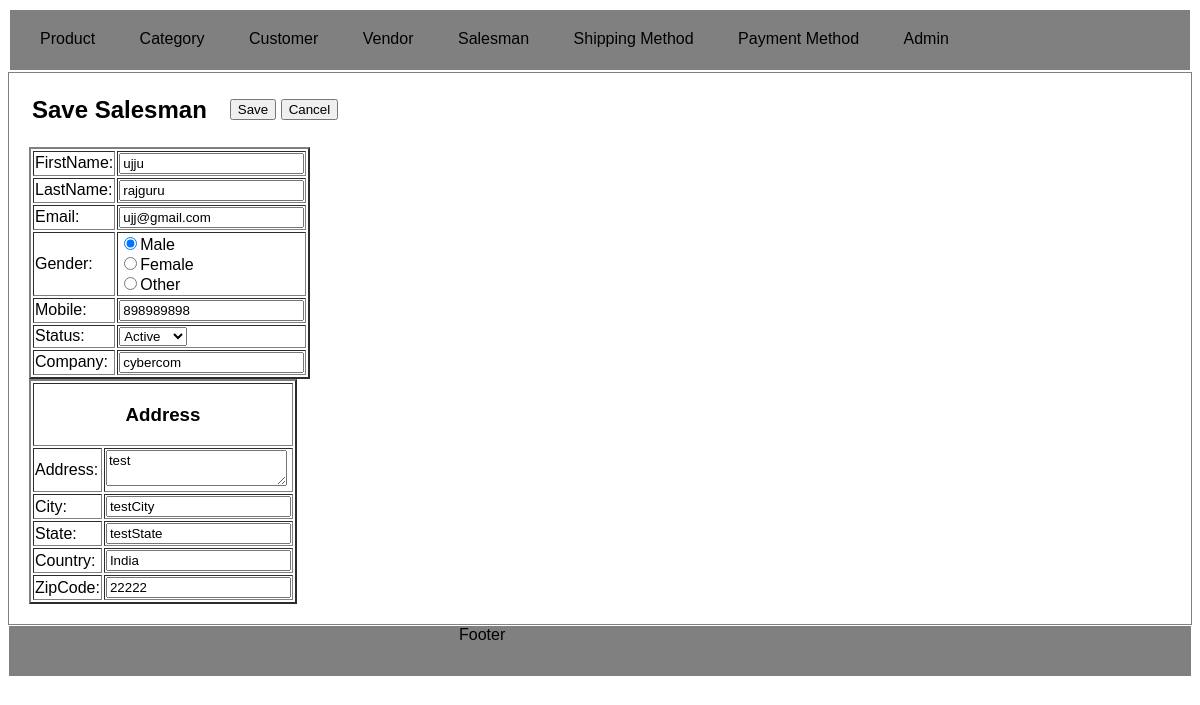
Page /index.php?c=salesman&a=edit&id=1 on the committed database.
### tables this page shows
CREATE TABLE `salesman_address` (
  `salesman_id` int(11) NOT NULL,
  `address_id` int(11) NOT NULL,
  `address` varchar(255) NOT NULL,
  `city` varchar(50) NOT NULL,
  `state` varchar(50) NOT NULL,
  `country` varchar(50) NOT NULL,
  `zipcode` int(10) NOT NULL
);

CREATE TABLE `salesman` (
  `salesman_id` int(11) NOT NULL,
  `first_name` varchar(255) NOT NULL,
  `last_name` varchar(255) NOT NULL,
  `email` varchar(255) NOT NULL,
  `gender` enum('Male','Female','Other') NOT NULL,
  `mobile` bigint(20) NOT NULL,
  `status` enum('1','2') NOT NULL,
  `company` varchar(255) NOT NULL,
  `created_at` datetime DEFAULT NULL,
  `updated_at` datetime DEFAULT NULL
);

### Model/Core/View.php (called while the page is built, shortened)
<?php
class Model_Core_View
{
	protected $template = Null;
	protected $data = [];
	public function __get($key)
	{
		return $this->data[$key];
	}
	public function setTemplate($path)
	{
		$this->template = $path;
		return $this;
	}
	public function getTemplate()
	{
		return $this->template;
	}
	public function setData($data)
	{
		$this->data = $data;
		return $this;
	}
	public function render()
	{
		require_once 'View'.DS.$this->getTemplate();
	}
}

### Controller/Core/Action.php (called while the page is built, shortened)
<?php
class Controller_Core_Action
{
	protected $view = Null;
	public function setView($view)
	{
		$this->view = $view;
		return $this;
	}
	public function getView()
	{
		if($this->view){
			return $this->view;
		}
		$view = new Model_Core_View();
		return $view;
	}
	public function render()
	{
		$this->getView()->render();
	}
}

### Controller/Salesman.php (called while the page is built, shortened)
<?php
class Controller_Salesman extends Controller_Core_Action
{
	public function editAction()
	{
		try {
			if(!$id = (int) $this->getRequest()->getParams('id')){
	    		throw new Exception("Invalid request.", 1);
			}
			$sql = "SELECT * FROM `salesman` c INNER JOIN `salesman_address` d ON c.`salesman_id` = d.`salesman_id` WHERE c.`salesman_id` = '{$id}'";
			$salesman = Ccc::getModel('Salesman_Row')->fetchRow($sql);
			$this->render();
		}
		catch (Exception $e) {
			$this->getMessageObject()->addMessage($e->getMessage(),Model_Core_Message::FAILURE);
			$this->redirect('grid',Null,Null,true);
		}
	}
}
?>

### Index.php (called while the page is built, shortened)
<?php
spl_autoload_register(function ($className) {
	$className = str_replace('_', '/', $className);
});
class Ccc
{
	static function init()
	{
		$front = new Controller_Core_Front();
		$front->init();
	}
}
Ccc :: init();
?>

### Model/Core/Table/Row.php (called while the page is built, shortened)
<?php
class Model_Core_Table_Row
{
	protected $data = [];
	protected $tableModel = Null;
	public function __get($key)
	{
		return $this->data[$key];
	}
	public function getStatus()
	{
		if($this->status){
			return $this->status;
		}
		return Model_Core_Table::STATUS_DEFAULT;
	}
	public function setTable($tableModel){
		$this->tableModel = $tableModel;
		return $this;
	}
	public function getTable()
	{
		if($this->tableModel){
			return $this->tableModel;
		}
		$tableModel = new $model();
		return $tableModel;
	}
	public function fetchRow($sql)
	{
		$row = $this->getTable()->fetchRow($sql);
		$this->data = $row;
		return $this;
	}
}

### Model/Core/Table.php (called while the page is built, shortened)
<?php
class Model_Core_Table
{
	public function getStatusOptions()
	{
		return [
			self::STATUS_ACTIVE => self::STATUS_ACTIVE_lBl,
			self::STATUS_INACTIVE => self::STATUS_INACTIVE_lBl
		];
	}
	public function setAdapter(Model_Core_Adapter $adapter)
	{
		return $this;
	}
	public function getAdapter()
	{
		$adapter = new Model_Core_Adapter();
		return $adapter;
	}
	public function setTableName($tableName)
	{
		return $this;
	}
	public function setPrimaryKey($primaryKey)
	{
		return $this;
	}
	public function fetchRow($query)
	{
		$adapter = $this->getAdapter();
		$result = $adapter->fetchRow($query);
		return $result;
	}
}

### Model/Core/Adapter.php (called while the page is built, shortened)
<?php
class Model_Core_Adapter
{
	protected $config = [
		'servername' => 'localhost',
		'username' => 'root',
		'password' => '',
		'dbname' => 'project-ujjawal-rajyaguru-04-average'
	];
	public function connect()
	{
		$this->conn = mysqli_connect($this->config['servername'],$this->config['username'],$this->config['password'],$this->config['dbname']);
		return $this->conn;
	}
	public function query($sql)
	{
		$connect = $this->connect();
		return $connect->query($sql);
	}
	public function fetchRow($sql)
	{
		$result = $this->query($sql);
		return $result->fetch_assoc();
	}
}

### Model/Salesman.php (called while the page is built, shortened)
<?php
class Model_Salesman extends Model_Core_Table
{
	public function getGenderOptions()
	{
		return [
			self::GENDER_MALE,
			self::GENDER_FEMALE,
			self::GENDER_OTHER,
		];
	}
}

### Model/Salesman/Row.php (called while the page is built, shortened)
<?php
class Model_Salesman_Row extends Model_Core_Table_Row
{
	public function getGender()
	{
		if($this->gender){
			return $this->gender;
		}
		return Model_Salesman::GENDER_MALE;
	}
}

### View/salesman/edit.phtml (the view, shortened to what this page needs)
<?php
$salesman = $this->salesman;
?>
<!DOCTYPE html>
<html>
<head>
	<link rel="stylesheet" type="text/css" href="View/skin/style.css">
</head>
<body>
	<?php require_once 'View/html/header.phtml'; ?>
	<div class="content-main">
		<form action="<?php print_r($url->getUrl('save')); ?>" method="post">
			<table>
				<tr>
					<td><h2>Save Salesman</h2></td>
					<td class="sub-head">
						<button type="submit">Save</button>
						<input type="button" value="Cancel" onclick="window.location.href='<?php print_r($url->getUrl('grid',Null,Null,true)); ?>'">
					</td>
				</tr>
			</table>
			<table border="2px">
				<tr>
					<td>FirstName: </td>
					<td><input type="text" name="salesman[first_name]" value="<?php echo $salesman->first_name ?>"></td>
				</tr>
				<tr>
					<td>LastName: </td>
					<td><input type="text" name="salesman[last_name]" value="<?php echo $salesman->last_name ?>"></td>
				</tr>
				<tr>
					<td>Email: </td>
					<td><input type="email" name="salesman[email]" value="<?php echo $salesman->email ?>"></td>
				</tr>
				<tr>
					<td>Gender: </td>
					<td>
						<?php foreach ($salesman->getTable()->getGenderOptions() as $gender) :?>
                        <?php $checked = ($salesman->getGender() == $gender) ? 'checked':'' ?>
                        <input type="radio" name="salesman[gender]" value="<?php echo $gender ?>" <?php echo $checked; ?>><?php echo $gender ?> <br>
                        <?php endforeach; ?>
					</td>
				</tr>
				<tr>
					<td>Mobile: </td>
					<td><input type="number" name="salesman[mobile]" value="<?php echo $salesman->mobile ?>"></td>
				</tr>
				<tr>
					<td>Status: </td>
					<td>
						<select name="salesman[status]">
							<?php foreach ($salesman->getTable()->getStatusOptions() as $key => $value) :?>
							<?php $selected = ($salesman->getStatus() == $key) ? 'selected':'' ?>
							<option value="<?php echo $key ?>" <?php echo $selected ?>><?php echo $value ?></option>
							<?php endforeach; ?>
						</select>
					</td>
				</tr>
				<tr>
					<td>Company: </td>
					<td><input type="text" name="salesman[company]" value="<?php echo $salesman->company ?>"></td>
				</tr>
			</table>
			<table border="2px">
				<tr>
					<th colspan="2"><h3>Address</h3></th>
				</tr>
				<tr>
					<td>Address: </td>
					<td><textarea name="address[address]"><?php echo $salesman->address ?></textarea></td>
				</tr>
				<tr>
					<td>City: </td>
					<td><input type="text" name="address[city]" value="<?php echo $salesman->city ?>"></td>
				</tr>
				<tr>
					<td>State: </td>
					<td><input type="text" name="address[state]" value="<?php echo $salesman->state ?>"></td>
				</tr>
				<tr>
					<td>Country: </td>
					<td><input type="text" name="address[country]" value="<?php echo $salesman->country ?>"></td>
				</tr>
				<tr>
					<td>ZipCode: </td>
					<td><input type="number" name="address[zipcode]" value="<?php echo $salesman->zipcode ?>"></td>
				</tr>
			</table>
		</form>
	</div>
	<?php require_once 'View/html/footer.phtml'; ?>
</body>
</html>

### View/skin/style.css (style rules this page uses)
* { font-family: Arial, Helvetica, sans-serif; }
.content-main { border: 1px solid grey; padding-left: 20px; padding-bottom: 20px; }
.sub-head { padding-left: 20px; }

### rows in the picture
salesman_address: salesman.first_name "ujju", salesman.last_name "rajguru", salesman.email "ujj@gmail.com", salesman.mobile "898989898", salesman.company "cybercom", address "test", city "testCity", state "testState", country "India", zipcode "22222"

### other values in the picture
$gender "Male"
$gender "Female"
$gender "Other"
form field value "Active"
